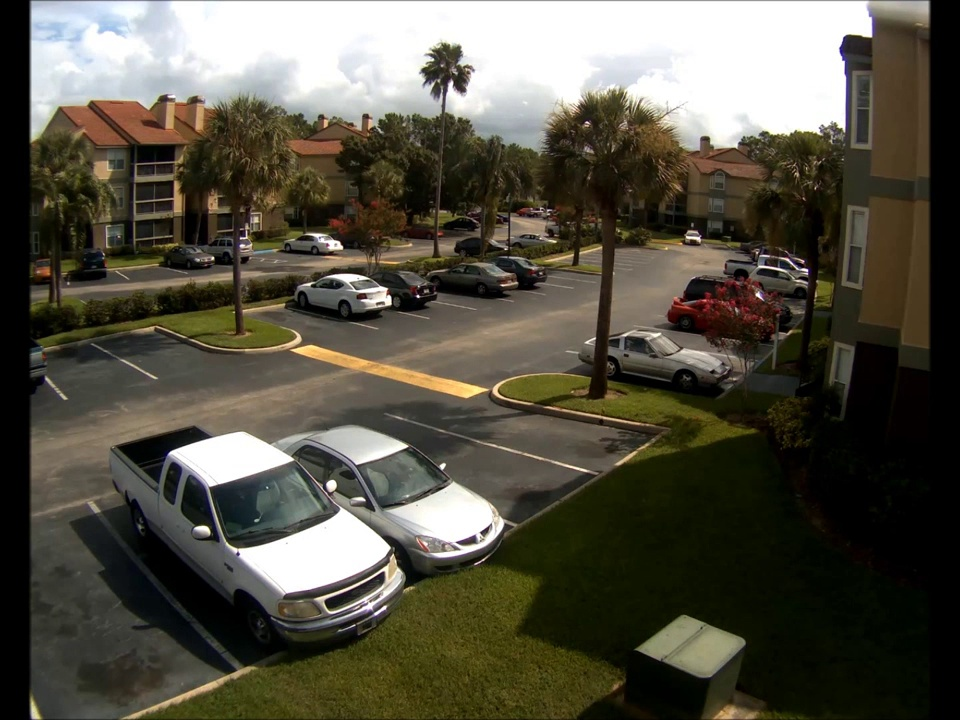
#> input picture images/image.jpg, 960 x 720 px, found by its file name
$ python 'image_cropping_using _dour _points.py'
#> lines starting #> are read from the running program, lines starting #| are printed output that depends on the picture
### loadCoordinates.py
import cv2
import numpy as np
class loadCo:

    f = open('coordinates.txt','r')

    def output(self):

        points = self.f.read()

        s = points.split()
        arr = []
        for a in s:
            arr.append(int(a))

        main = []
        count = 0
        for i in arr:
            if count == 0:
                x1 = i
            elif count == 1:
                y1 = i
            elif count == 2:
                x2 = i
            elif count == 3:
                y2 = i
            elif count == 4:
                x3 = i
            elif count == 5:
                y3 = i
            elif count == 6:
                x4 = i
            elif count == 7:
                y4 = i
                main.append(((x1, y1), (x2, y2), (x3, y3), (x4, y4)))
                count = -1
            count = count + 1

        return main


# c = loadCo()
# print c.output()

### test/image_cropping_using _dour _points.py
import cv2
import numpy as np
import datetime
import os

from loadCoordinates import loadCo

# init date
x = datetime.datetime.now()

print

c = loadCo()
data = c.output()

# Read a image
I = cv2.imread('images/image.jpg')
#> I is the input picture: shape (720, 960, 3); mean B, G, R 69.3, 82, 85.6

 # Define the polygon coordinates to use or the crop
polygon = [[147, 66],[170, 304], [403, 284],[362,61]]
    # First find the minX minY maxX and maxY of the polygon
minX = I.shape[1]
#> minX = 960
maxX = -1
minY = I.shape[0]
#> minY = 720
maxY = -1

for point in polygon:
    x = point[0]
    y = point[1]
    if x < minX:
        minX = x
    if x > maxX:
        maxX = x
    if y < minY:
        minY = y
    if y > maxY:
        maxY = y
# Go over the points in the image if thay are out side of the emclosing rectangle put zero
# if not check if thay are inside the polygon or not
cropedImage = np.zeros_like(I)
for y in range(0,I.shape[0]):
    for x in range(0, I.shape[1]):
        if x < minX or x > maxX or y < minY or y > maxY:
            continue
        if cv2.pointPolygonTest(np.asarray(polygon),(x,y),False) >= 0:
            cropedImage[y, x, 0] = I[y, x, 0]
            cropedImage[y, x, 1] = I[y, x, 1]
            cropedImage[y, x, 2] = I[y, x, 2]
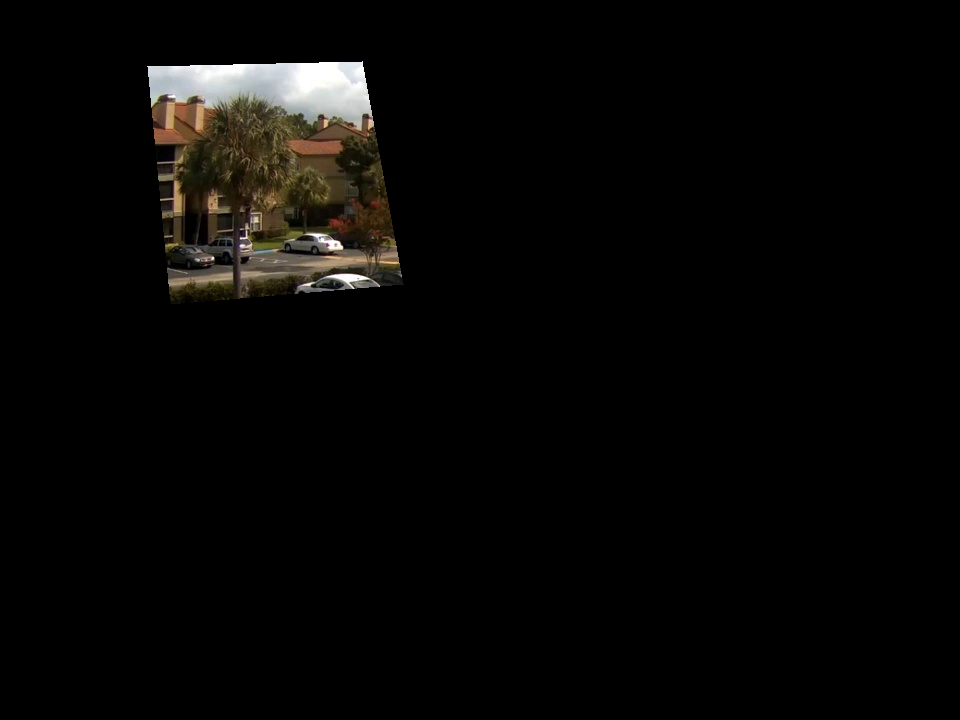
#> cropedImage: shape (720, 960, 3); mean B, G, R 5.5, 6.7, 7.4
# Now we can crop again just the envloping rectangle
finalImage = cropedImage[minY:maxY,minX:maxX]
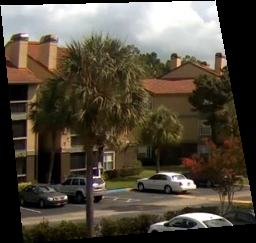
#> finalImage: shape (243, 256, 3); mean B, G, R 61.7, 74.5, 82.2

#writing image to images/cropped folder according to minute and second
cv2.imwrite(os.path.join('images/cropped/','manish.png'),finalImage)

cv2.waitKey(0)
cv2.destroyAllWindows()
